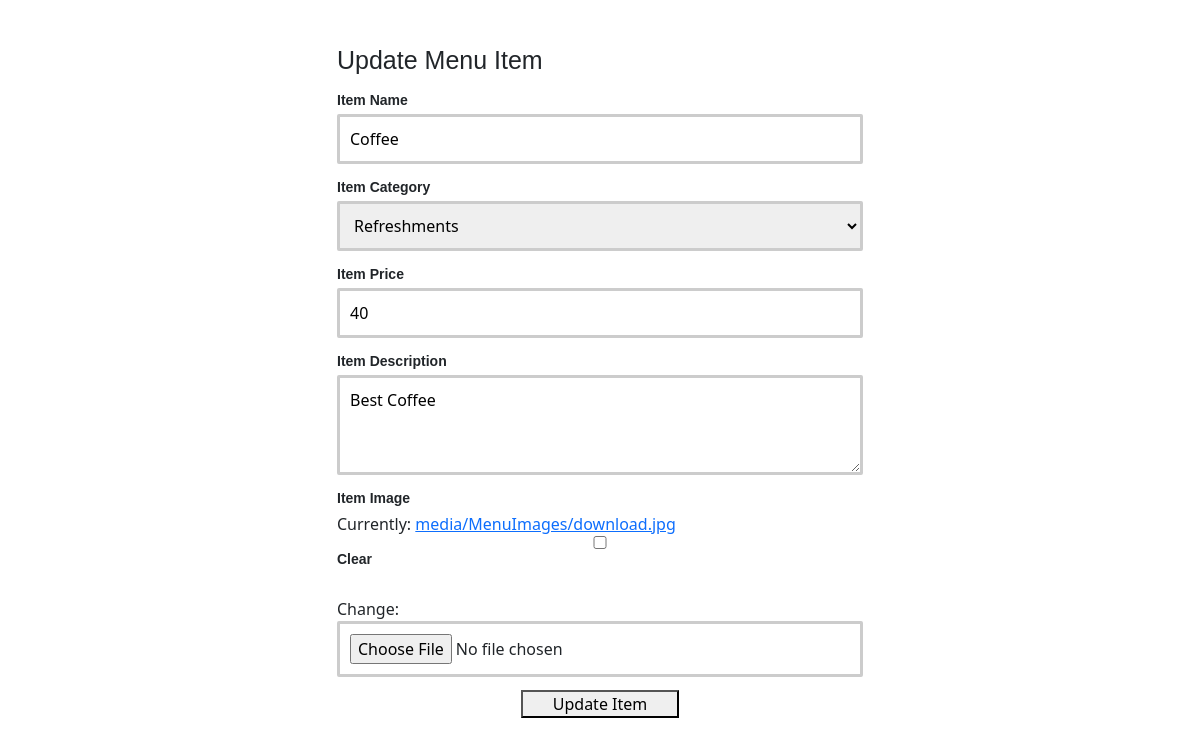
The app's page /6/updateItem/2 with its own data.
### menu_app/models.py (models this page shows, shortened)
class Menu(models.Model):
    Categories = (
        ('Refreshments', 'Refreshments'),
        ('Fast Food', 'Fast Food'),
        ('Lunch Plate', 'Lunch Plate'),
        ('Dinner Plate', 'Dinner Plate'),
        ('Indian Food', 'Indian Food'),
        ('Chinese Food', 'Chinese Food'),
        ('Soft Drinks', 'Soft Drinks'),
    )
    restaurant = models.ForeignKey(RestaurantOwner, on_delete=models.CASCADE)
    itemName = models.CharField(max_length=100, null=True, blank=True, verbose_name='Name')
    itemCategory = models.CharField(max_length=100, choices=Categories,  null=True, blank=True, verbose_name='Category')
    itemPrice = models.IntegerField(null=True, blank=True, verbose_name='Price')
    itemImage = models.ImageField(upload_to='media/MenuImages', null=True, blank=True, verbose_name='Image')
    itemDescription = models.TextField(verbose_name='Description')
    class Meta:
        verbose_name_plural = 'Menu Items'

### menu_app/views.py (the view, shortened to what this page needs)
# urls.py: path('<int:restaurant_id>/updateItem/<int:pk>', MenuUpdate.as_view(), name='menu_update'),
class MenuUpdate(UpdateView):
    model = Menu
    fields = ['itemName', 'itemCategory', 'itemPrice', 'itemDescription', 'itemImage']

### templates/menu_app/menu_form.html (shortened to what this page needs)
{% extends 'base.html' %}
{% load static %}
{% block style %}
<link href="https://cdn.jsdelivr.net/npm/bootstrap@5.2.2/dist/css/bootstrap.min.css" rel="stylesheet"
>
<link href="{% static 'css/form.css' %}" type="text/css" rel="stylesheet" />
{% endblock %}
{% block content %}
<form method="POST" enctype="multipart/form-data" autocomplete="off">
    <div class="container">
        <div class="form-part">
            {% if add_page %}
            <h2>Add New Menu Item</h2>
            {% else %}
            <h2>Update Menu Item</h2>
            {% endif %}
            <div class="form-inputs">
                <div class="text-input">
                    <label for="email">Item Name</label>
                    {{ form.itemName }}
                </div>
                <div class="text-input">
                    <label for="country">Item Category</label>
                    {{ form.itemCategory }}
                </div>
                <div class="text-input">
                    <label for="email">Item Price</label>
                    {{ form.itemPrice }}
                </div>
                <div class="text-input">
                    <label for="email">Item Description</label>
                    {{ form.itemDescription }}
                </div>
                <div class="text-input">
                    <label for="email">Item Image</label>
                    {{ form.itemImage }}
                </div>
                <center>
                    <div class="group button-group">
                        <button class="signup-btn">
                            {% if add_page %}
                            <span style="margin: 30px">Add Item</span>
                            {% else %}
                            <span style="margin: 30px">Update Item</span>
                            {% endif %}
                        </button>
                </center>
            </div>
        </div>
    </div>
</form>
{% endblock %}

### static/css/form.css (style rules this page uses)
* { margin: 0; padding: 0; outline: 0; }
.container { width: 550px; margin: 45px auto; }
.form-part { margin: 20px 0; }
.form-part h2 { font-size: 25px; font-weight: 400; font-family: 'Josefin Sans', sans-serif; margin-bottom: 15px; }
.text-input, .radio-button, .check-boxes { margin-bottom: 13px; }
.text-input label, .radio-button label, .check-boxes label { display: block; margin-bottom: 3px; font-family: 'Josefin Sans', sans-serif; font-size: 14px; font-weight: 600; }
.text-input input, .text-input textarea, .text-input select { padding: 10px 10px; display: block; width: 100%; border: solid 3px #ccc; -webkit-border-radius: 2px; -moz-border-radius: 2px; border-radius: 2px; }
.text-input select { width: 100%; }
.text-input textarea { height: 100px; }

### records on screen
Menu: itemName "Coffee", itemCategory "Refreshments", itemPrice "40", itemDescription "Best Coffee"
